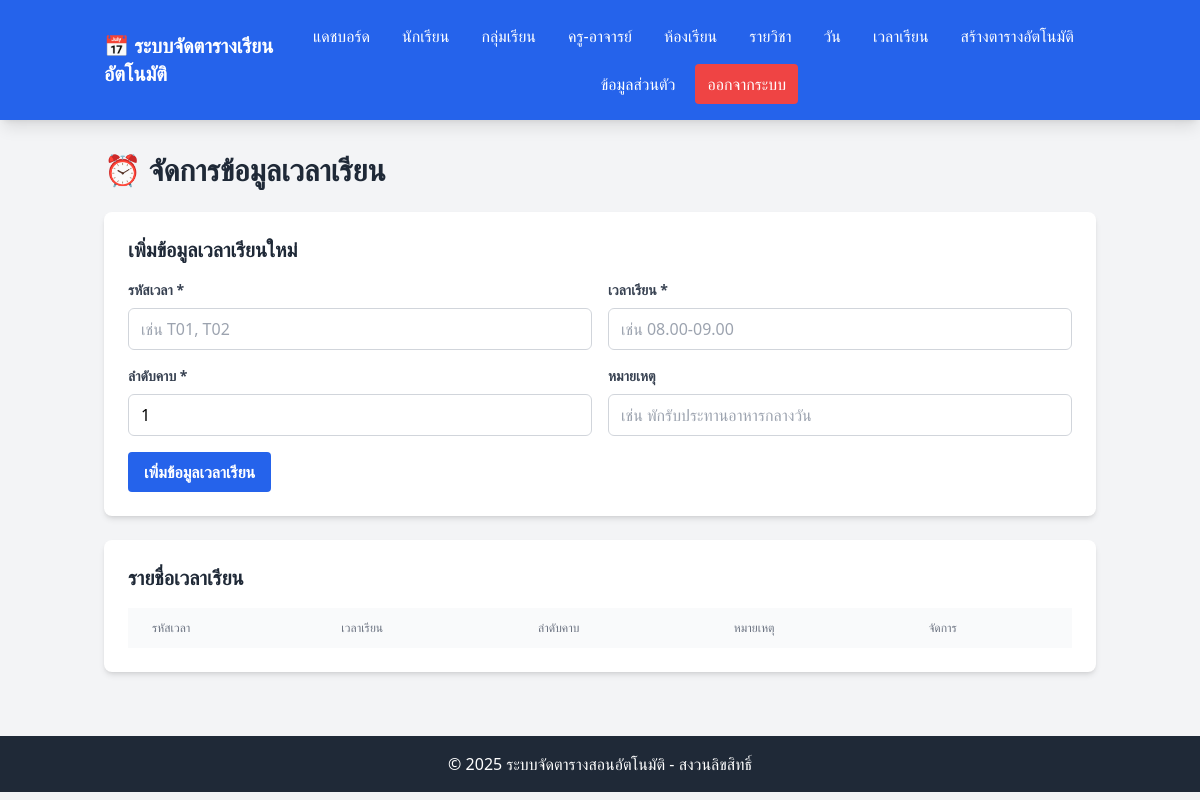
The app's page /time_slots.php (signed in), older data.
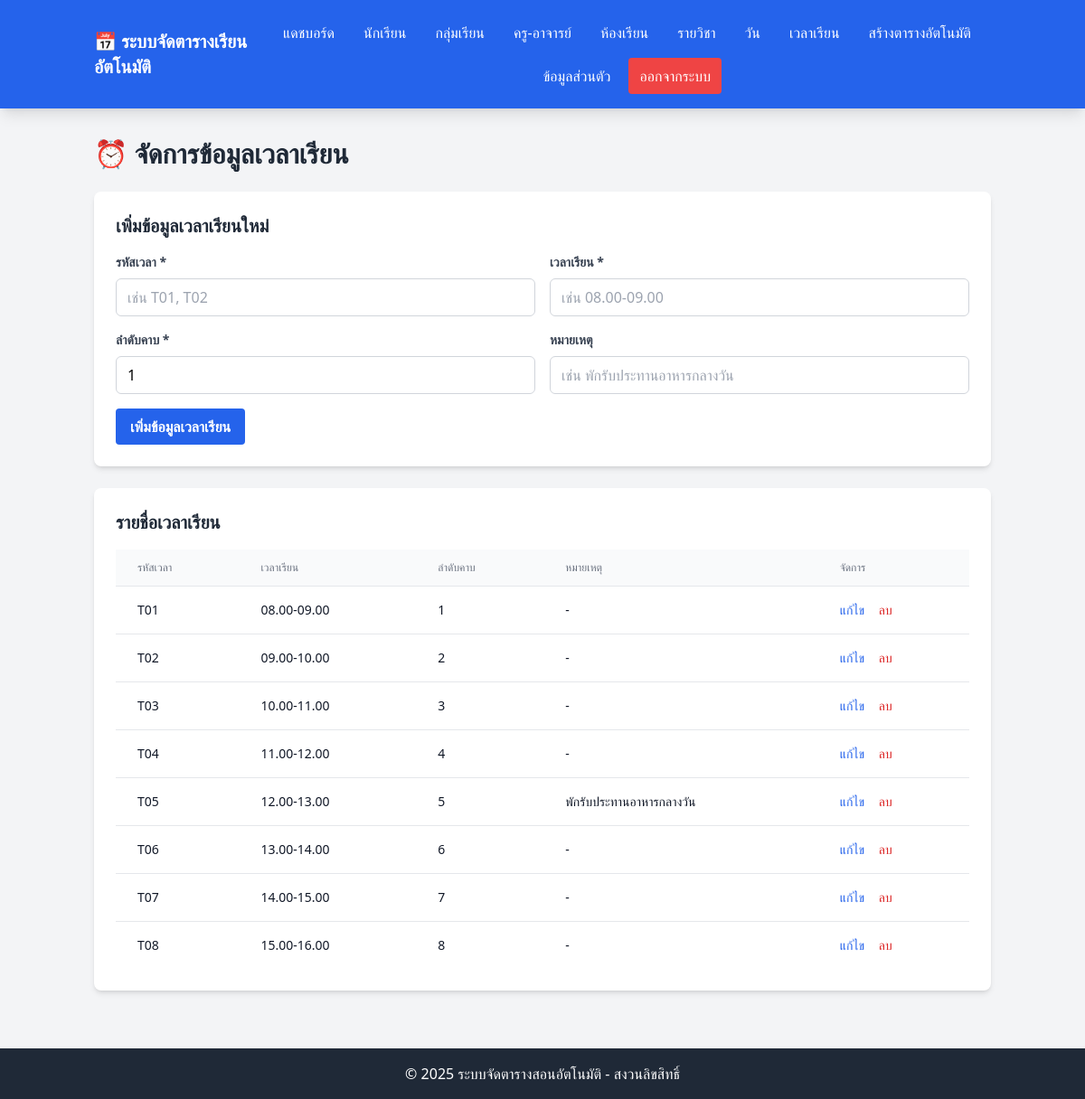
The same page, newer data.
### tables this page shows
CREATE TABLE IF NOT EXISTS time_slots (
    id INT AUTO_INCREMENT PRIMARY KEY,
    time_code VARCHAR(10) UNIQUE NOT NULL,
    time_range VARCHAR(50) NOT NULL COMMENT 'เช่น 08.00-09.00',
    time_order INT NOT NULL COMMENT 'ลำดับคาบเรียน',
    notes TEXT COMMENT 'หมายเหตุ เช่น พักรับประทานอาหารกลางวัน',
    created_at TIMESTAMP DEFAULT CURRENT_TIMESTAMP
);

### time_slots.php (the view, shortened to what this page needs)
<?php
require_once 'config/database.php';
$timeSlots = $pdo->query("SELECT * FROM time_slots ORDER BY time_order")->fetchAll();
$editTimeSlot = null;
require_once 'includes/header.php';
?>
<div class="mb-6">
    <h1 class="text-3xl font-bold text-gray-800 mb-2">⏰ จัดการข้อมูลเวลาเรียน</h1>
</div>
<div class="bg-white rounded-lg shadow-md p-6 mb-6">
    <h2 class="text-xl font-bold text-gray-800 mb-4">
        <?php echo $editTimeSlot ? 'แก้ไขข้อมูลเวลาเรียน' : 'เพิ่มข้อมูลเวลาเรียนใหม่'; ?>
    </h2>
    <form method="POST" action="">
        <div class="grid grid-cols-1 md:grid-cols-2 gap-4">
            <div>
                <label class="block text-gray-700 text-sm font-bold mb-2">รหัสเวลา *</label>
                <input type="text" name="time_code" required
                       value="<?php echo $editTimeSlot ? htmlspecialchars($editTimeSlot['time_code']) : ''; ?>"
                       placeholder="เช่น T01, T02"
                       class="w-full px-3 py-2 border border-gray-300 rounded-md focus:outline-none focus:ring-2 focus:ring-blue-500">
            </div>
            <div>
                <label class="block text-gray-700 text-sm font-bold mb-2">เวลาเรียน *</label>
                <input type="text" name="time_range" required
                       value="<?php echo $editTimeSlot ? htmlspecialchars($editTimeSlot['time_range']) : ''; ?>"
                       placeholder="เช่น 08.00-09.00"
                       class="w-full px-3 py-2 border border-gray-300 rounded-md focus:outline-none focus:ring-2 focus:ring-blue-500">
            </div>
            <div>
                <label class="block text-gray-700 text-sm font-bold mb-2">ลำดับคาบ *</label>
                <input type="number" name="time_order" required min="1" max="20"
                       value="<?php echo $editTimeSlot ? htmlspecialchars($editTimeSlot['time_order']) : '1'; ?>"
                       class="w-full px-3 py-2 border border-gray-300 rounded-md focus:outline-none focus:ring-2 focus:ring-blue-500">
            </div>
            <div>
                <label class="block text-gray-700 text-sm font-bold mb-2">หมายเหตุ</label>
                <input type="text" name="notes"
                       value="<?php echo $editTimeSlot ? htmlspecialchars($editTimeSlot['notes']) : ''; ?>"
                       placeholder="เช่น พักรับประทานอาหารกลางวัน"
                       class="w-full px-3 py-2 border border-gray-300 rounded-md focus:outline-none focus:ring-2 focus:ring-blue-500">
            </div>
        </div>
        <div class="mt-4">
            <button type="submit" class="bg-blue-600 hover:bg-blue-700 text-white font-bold py-2 px-4 rounded">
                <?php echo $editTimeSlot ? 'บันทึกการแก้ไข' : 'เพิ่มข้อมูลเวลาเรียน'; ?>
            </button>
        </div>
    </form>
</div>
<div class="bg-white rounded-lg shadow-md p-6">
    <h2 class="text-xl font-bold text-gray-800 mb-4">รายชื่อเวลาเรียน</h2>
    <div class="overflow-x-auto">
        <table class="min-w-full divide-y divide-gray-200">
            <thead class="bg-gray-50">
                <tr>
                    <th class="px-6 py-3 text-left text-xs font-medium text-gray-500 uppercase">รหัสเวลา</th>
                    <th class="px-6 py-3 text-left text-xs font-medium text-gray-500 uppercase">เวลาเรียน</th>
                    <th class="px-6 py-3 text-left text-xs font-medium text-gray-500 uppercase">ลำดับคาบ</th>
                    <th class="px-6 py-3 text-left text-xs font-medium text-gray-500 uppercase">หมายเหตุ</th>
                    <th class="px-6 py-3 text-left text-xs font-medium text-gray-500 uppercase">จัดการ</th>
                </tr>
            </thead>
            <tbody class="bg-white divide-y divide-gray-200">
                <?php foreach ($timeSlots as $timeSlot): ?>
                    <tr>
                        <td class="px-6 py-4 whitespace-nowrap text-sm text-gray-900"><?php echo htmlspecialchars($timeSlot['time_code']); ?></td>
                        <td class="px-6 py-4 whitespace-nowrap text-sm text-gray-900"><?php echo htmlspecialchars($timeSlot['time_range']); ?></td>
                        <td class="px-6 py-4 whitespace-nowrap text-sm text-gray-900"><?php echo htmlspecialchars($timeSlot['time_order']); ?></td>
                        <td class="px-6 py-4 whitespace-nowrap text-sm text-gray-900"><?php echo htmlspecialchars($timeSlot['notes'] ?: '-'); ?></td>
                        <td class="px-6 py-4 whitespace-nowrap text-sm">
                            <a href="?edit=<?php echo $timeSlot['id']; ?>" class="text-blue-600 hover:text-blue-800 mr-3">แก้ไข</a>
                            <form method="POST" action="" class="inline" onsubmit="return confirm('คุณแน่ใจหรือไม่ว่าต้องการลบ?');">
                                <button type="submit" class="text-red-600 hover:text-red-800">ลบ</button>
                            </form>
                        </td>
                    </tr>
                <?php endforeach; ?>
            </tbody>
        </table>
    </div>
</div>
<?php require_once 'includes/footer.php'; ?>

Row changes from the older to the newer data that the page shows:
added time_slots: time_code "T01", time_range "08.00-09.00", time_order "1", notes "-"
added time_slots: time_code "T02", time_range "09.00-10.00", time_order "2", notes "-"
added time_slots: time_code "T03", time_range "10.00-11.00", time_order "3", notes "-"
added time_slots: time_code "T04", time_range "11.00-12.00", time_order "4", notes "-"
added time_slots: time_code "T05", time_range "12.00-13.00", time_order "5", notes "พักรับประทานอาหารกลางวัน"
added time_slots: time_code "T06", time_range "13.00-14.00", time_order "6", notes "-"
added time_slots: time_code "T07", time_range "14.00-15.00", time_order "7", notes "-"
added time_slots: time_code "T08", time_range "15.00-16.00", time_order "8", notes "-"
